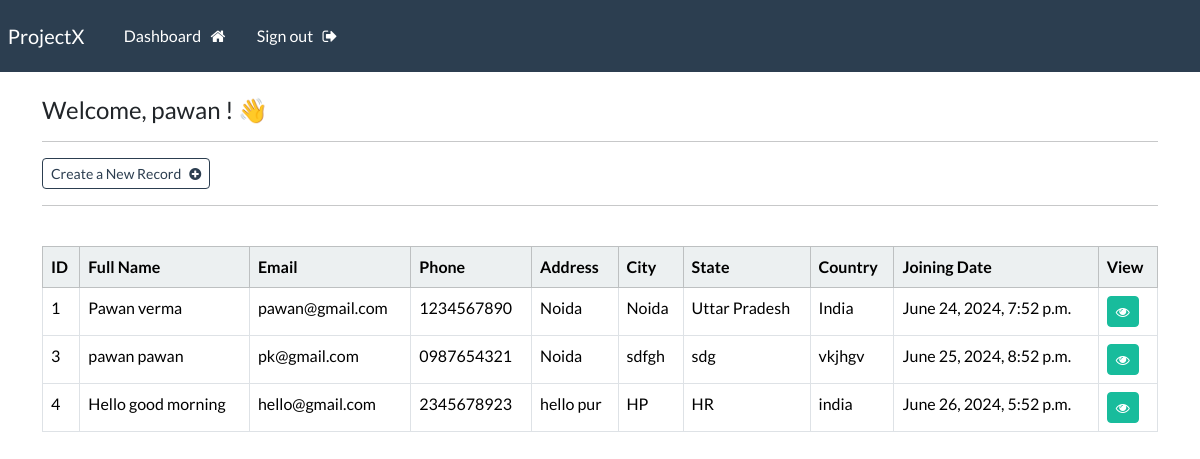
The page /dashboard (signed in) on the database its author committed.
### webapp/models.py (models this page shows, shortened)
class Record(models.Model):
    creation_date = models.DateTimeField(auto_now_add=True)
    first_name = models.CharField(max_length=100)
    last_name = models.CharField(max_length=100)
    email = models.EmailField(max_length=100)
    phone = models.CharField(max_length=13)
    address = models.TextField(max_length=300)
    city = models.CharField(max_length=200)
    state = models.CharField(max_length=200)
    country = models.CharField(max_length=125)

### webapp/views.py (the view)
# urls.py: path('dashboard', views.dashboard, name="dashboard"),
@login_required(login_url="my-login")
def dashboard(request):
    my_records = Record.objects.all()
    context = {'records': my_records}
    return render(request, 'webapp/dashboard.html', context=context)

### webapp/templates/webapp/dashboard.html
{% extends "webapp/base.html" %}
{% block content %}
    <h4>Welcome, {{user}} ! 👋 </h4>
    <hr>
    <a href="{% url "create-record" %}" class="btn btn-outline-primary btn-sm">Create a New Record &nbsp; <i class="fa fa-plus-circle"></i></a>
    <hr>
    <br>
    <table class="table table-hover table-bordered">
        <thead class="table-light">
            <tr>
                <th scope="col">ID</th>
                <th scope="col">Full Name</th>
                <th scope="col">Email</th>
                <th scope="col">Phone</th>
                <th scope="col">Address</th>
                <th scope="col">City</th>
                <th scope="col">State</th>
                <th scope="col">Country</th>
                <th scope="col">Joining Date</th>
                <th scope="col">View</th>
            </tr>
        </thead>
        <tbody>
            {% if records %}
                {% for record in records %}
            <tr>
                <td>{{record.id}}</td>
                <td>{{record.first_name}} {{record.last_name}}</td>
                <td>{{record.email}}</td>
                <td>{{record.phone}}</td>
                <td>{{record.address}}</td>
                <td>{{record.city}}</td>
                <td>{{record.state}}</td>
                <td>{{record.country}}</td>
                <td>{{record.creation_date}}</td>
                <td> <a class="btn btn-success btn-sm" href="{% url 'record' record.id %} "><i class="fa fa-eye"></i></a>  </td>
            </tr>
                {% endfor %}
            {% endif %}
        </tbody>
    </table>
{% endblock content %}

### rows shown on the page
Record: id "1", first_name "Pawan", last_name "verma", email "pawan@gmail.com", phone "1234567890", address "Noida", city "Noida", state "Uttar Pradesh", country "India", creation_date "June 24, 2024, 7:52 p.m."
Record: id "3", first_name "pawan", last_name "pawan", email "pk@gmail.com", phone "0987654321", address "Noida", city "sdfgh", state "sdg", country "vkjhgv", creation_date "June 25, 2024, 8:52 p.m."
Record: id "4", first_name "Hello", last_name "good morning", email "hello@gmail.com", phone "2345678923", address "hello pur", city "HP", state "HR", country "india", creation_date "June 26, 2024, 5:52 p.m."

### other values the page prints
{{ user }} "pawan"
